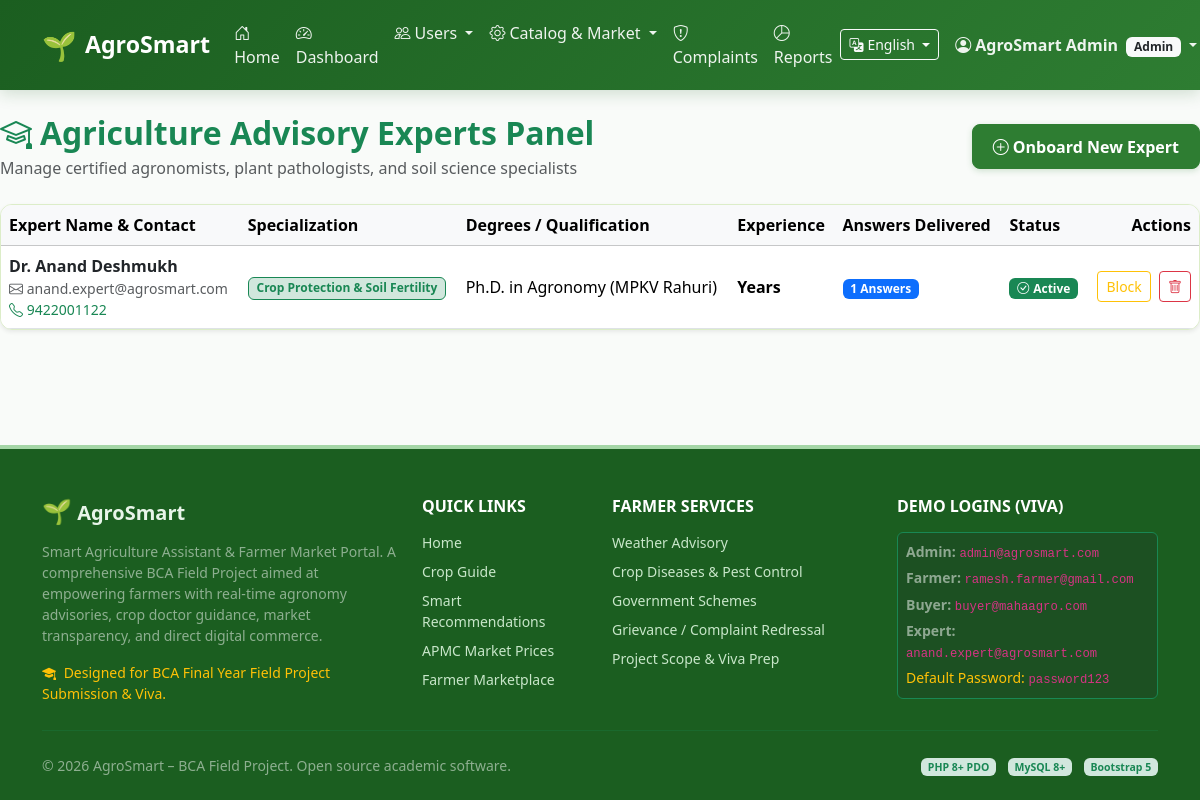
The page /admin/experts.php (signed in) on the database its author committed.
### tables this page shows
CREATE TABLE `experts` (
  `expert_id` INT AUTO_INCREMENT PRIMARY KEY,
  `user_id` INT NOT NULL UNIQUE,
  `qualification` VARCHAR(150) NOT NULL,
  `specialization` VARCHAR(150) NOT NULL,
  `experience` INT NOT NULL COMMENT 'Years of experience',
  `created_at` DATETIME DEFAULT CURRENT_TIMESTAMP,
  CONSTRAINT `fk_expert_user` FOREIGN KEY (`user_id`) REFERENCES `users` (`user_id`) ON DELETE CASCADE
);

CREATE TABLE `users` (
  `user_id` INT AUTO_INCREMENT PRIMARY KEY,
  `name` VARCHAR(100) NOT NULL,
  `email` VARCHAR(150) NOT NULL UNIQUE,
  `mobile` VARCHAR(15) NOT NULL,
  `password` VARCHAR(255) NOT NULL,
  `role` ENUM('farmer', 'buyer', 'expert', 'admin') NOT NULL DEFAULT 'farmer',
  `status` ENUM('active', 'blocked') NOT NULL DEFAULT 'active',
  `created_at` DATETIME DEFAULT CURRENT_TIMESTAMP
);

### includes/functions.php (called while the page is built, shortened)
<?php
function e($string) {
    return htmlspecialchars((string)$string, ENT_QUOTES, 'UTF-8');
}

### admin/experts.php (the view, shortened to what this page needs)
<?php
$pdo = getDBConnection();
$query = "SELECT e.*, u.name, u.email, u.mobile, u.status, (SELECT COUNT(*) FROM expert_questions eq WHERE eq.expert_id = e.expert_id AND eq.status = 'Answered') as answers_count FROM experts e JOIN users u ON e.user_id = u.user_id ORDER BY e.expert_id DESC";
$experts = $pdo->query($query)->fetchAll();
require_once __DIR__ . '/../includes/header.php';
?>
<div class="d-flex flex-column flex-md-row justify-content-between align-items-md-center mb-4">
  <div>
    <h2 class="fw-bold text-success mb-1"><i class="bi bi-mortarboard me-2"></i>Agriculture Advisory Experts Panel</h2>
    <p class="text-muted mb-0">Manage certified agronomists, plant pathologists, and soil science specialists</p>
  </div>
  <div class="mt-3 mt-md-0">
    <button type="button" class="btn btn-agro-primary" data-bs-toggle="modal" data-bs-target="#addExpertModal">
      <i class="bi bi-plus-circle me-1"></i>Onboard New Expert
    </button>
  </div>
</div>
<div class="card card-agro shadow-sm">
  <div class="card-body p-0">
    <div class="table-responsive">
      <table class="table table-hover align-middle mb-0">
        <thead class="table-light">
          <tr>
            <th>Expert Name & Contact</th>
            <th>Specialization</th>
            <th>Degrees / Qualification</th>
            <th>Experience</th>
            <th>Answers Delivered</th>
            <th>Status</th>
            <th class="text-end">Actions</th>
          </tr>
        </thead>
        <tbody>
          <?php foreach ($experts as $exp): ?>
            <tr>
              <td>
                <strong class="text-dark"><?= e($exp['name']) ?></strong>
                <div class="small text-muted"><i class="bi bi-envelope"></i> <?= e($exp['email']) ?></div>
                <div class="small text-success"><i class="bi bi-telephone"></i> <?= e($exp['mobile']) ?></div>
              </td>
              <td><span class="badge bg-success-subtle text-success border border-success"><?= e($exp['specialization']) ?></span></td>
              <td><?= e($exp['qualification']) ?></td>
              <td><strong><?= e($exp['experience_years']) ?> Years</strong></td>
              <td>
                <span class="badge bg-primary"><?= $exp['answers_count'] ?> Answers</span>
              </td>
              <td>
                <?php if ($exp['status'] === 'active'): ?>
                  <span class="badge bg-success"><i class="bi bi-check-circle me-1"></i>Active</span>
                <?php else: ?>
                  <span class="badge bg-danger"><i class="bi bi-slash-circle me-1"></i>Blocked</span>
                <?php endif; ?>
              </td>
              <td class="text-end">
                <a href="<?= BASE_URL ?>/admin/experts.php?action=toggle&id=<?= $exp['expert_id'] ?>" class="btn btn-sm <?= $exp['status'] === 'active' ? 'btn-outline-warning' : 'btn-outline-success' ?> me-1">
                  <?= $exp['status'] === 'active' ? 'Block' : 'Unblock' ?>
                </a>
                <a href="<?= BASE_URL ?>/admin/experts.php?action=delete&id=<?= $exp['expert_id'] ?>" class="btn btn-sm btn-outline-danger btn-confirm-delete" data-entity="expert account">
                  <i class="bi bi-trash"></i>
                </a>
              </td>
            </tr>
          <?php endforeach; ?>
        </tbody>
      </table>
    </div>
  </div>
</div>
<?php require_once __DIR__ . '/../includes/footer.php'; ?>

### assets/css/style.css (style rules this page uses)
:root { --agro-primary: #2e7d32; --agro-primary-dark: #1b5e20; --agro-primary-light: #4caf50; --agro-bg-soft: #f1f8e9; --agro-accent-earth: #795548; --agro-accent-gold: #fbc02d; --agro-text-dark: #1f2937; --agro-border-subtle: #dcedc8; }
body { font-family: 'Segoe UI', system-ui, -apple-system, sans-serif; color: var(--agro-text-dark); background-color: #f9fbf9; min-height: 100vh; display: flex; flex-direction: column; }
.btn-agro-primary { background-color: var(--agro-primary); border-color: var(--agro-primary); color: #ffffff; font-weight: 600; padding: 0.6rem 1.25rem; border-radius: 8px; box-shadow: 0 2px 6px rgba(46, 125, 50, 0.2); transition: all 0.2s ease-in-out; }
.card-agro { border: 1px solid var(--agro-border-subtle); border-radius: 12px; background-color: #ffffff; box-shadow: 0 4px 12px rgba(0, 0, 0, 0.04); transition: all 0.25s ease; overflow: hidden; }

### rows shown on the page
experts: user.name "Dr. Anand Deshmukh", user.email "anand.expert@agrosmart.com", user.mobile "9422001122", specialization "Crop Protection & Soil Fertility", qualification "Ph.D. in Agronomy (MPKV Rahuri)", answers_count "1"

### other values the page prints
__('nav_home') "Home"
__('nav_dashboard') "Dashboard"
$userName "AgroSmart Admin"
$userRole "Admin"
